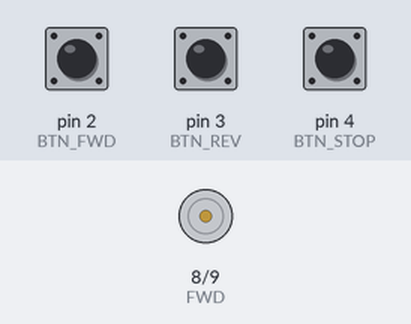
This sketch was run on a simulated Arduino Uno, built with avr-gcc and run on an emulated ATmega328P. Parts: motor-driver pin pairs drawn as motors (green arrow = first pin HIGH = forward, orange = second pin HIGH = backward, longer = more drive). The test bench sets the inputs (shaded band); at power-on: pin 2 (BTN_FWD) HIGH, pin 3 (BTN_REV) HIGH, pin 4 (BTN_STOP) HIGH.

Above: at 1.2 s.
1.3 s: pin 2 (BTN_FWD) pulled LOW for 0.15 s
At 1.7 s:
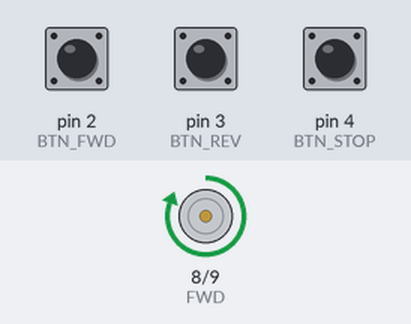
2.9 s: pin 3 (BTN_REV) pulled LOW for 0.15 s
At 4.1 s:
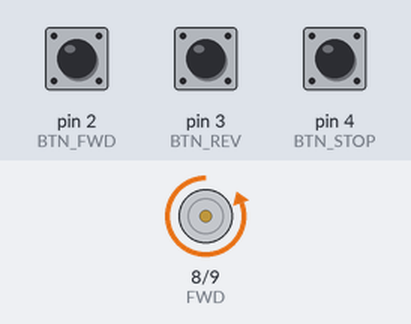
4.5 s: pin 2 (BTN_FWD) pulled LOW for 1 s
At 5.3 s:
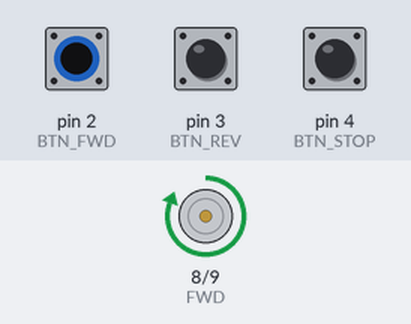
7.0 s: pin 3 (BTN_REV) pulled LOW for 1 s
At 8.4 s:
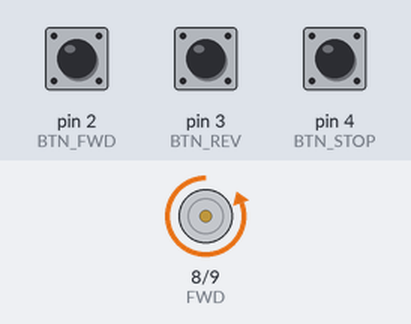
Timing chart, 0 to 10.0 s (numbered marks = the images above; inputs shaded):
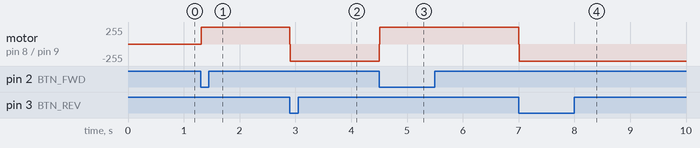

Measured:
- after the input at 1.3 s, motor on pin 8 (FWD) / pin 9 (REV): stopped → forward 255/255 at once
- after the input at 2.9 s, motor on pin 8 (FWD) / pin 9 (REV): forward 255/255 → backward 255/255 at once
- after the input at 4.5 s, motor on pin 8 (FWD) / pin 9 (REV): backward 255/255 → forward 255/255 at once
- after the input at 7.0 s, motor on pin 8 (FWD) / pin 9 (REV): forward 255/255 → backward 255/255 at once

The sketch:

chatgpt-fast.ino
```cpp
const byte FWD = 8;
const byte REV = 9;

const byte BTN_FWD  = 2;
const byte BTN_REV  = 3;
const byte BTN_STOP = 4;

void setup() {
  digitalWrite(FWD, LOW);
  digitalWrite(REV, LOW);

  pinMode(FWD, OUTPUT);
  pinMode(REV, OUTPUT);

  pinMode(BTN_FWD, INPUT_PULLUP);
  pinMode(BTN_REV, INPUT_PULLUP);
  pinMode(BTN_STOP, INPUT_PULLUP);
}

void loop() {
  bool forward = digitalRead(BTN_FWD) == LOW;
  bool reverse = digitalRead(BTN_REV) == LOW;
  bool stop    = digitalRead(BTN_STOP) == LOW;

  if (stop || (forward && reverse)) {
    digitalWrite(FWD, LOW);
    digitalWrite(REV, LOW);
  }
  else if (forward) {
    digitalWrite(REV, LOW);
    delay(10);  // Dead time; verify against hardware turn-off time
    digitalWrite(FWD, HIGH);
  }
  else if (reverse) {
    digitalWrite(FWD, LOW);
    delay(10);  // Dead time; verify against hardware turn-off time
    digitalWrite(REV, HIGH);
  }
}

// Use external pull-down resistors on both switch controls
// to keep them OFF during startup and reset.
// Use a hardware interlock for guaranteed shoot-through protection.
```
